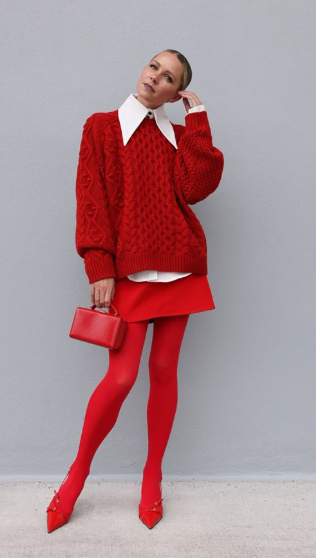
#> input picture temp_uploaded_image.jpg, 316 x 558 px
$ python -i image_processing.py   (imports and definitions only)
#> lines starting #> are read from the running program, lines starting #| are printed output that depends on the picture
import os
import cv2
import numpy as np
from PIL import Image
from rembg import remove
import pandas as pd
from sklearn.cluster import KMeans
import matplotlib.pyplot as plt

# Load the CSV file containing the reference colors
# The CSV is read without a header, so we define the column names manually
CSV_PATH = "data/colors.csv"
# [1 line that did not run here, left out]

# Convert the RGB values from the CSV to a NumPy array for fast comparison
# [1 line that did not run here, left out]
# [1 line that did not run here, left out]

# [29 lines left out: function remove_background, not called in this run]

def remove_faces(image_path, output_folder="processed_images"):
    """
    Detects faces in the image and makes them transparent.

    Parameters:
        image_path (str): Path to the image.
        output_folder (str): Folder where the processed image will be saved.

    Returns:
        str: The path to the processed image with faces removed.
    """
#> called with image_path = '../temp_uploaded_image.jpg', output_folder = 'processed_images'
    # Create the output folder if it doesn't exist
    if not os.path.exists(output_folder):
        os.makedirs(output_folder)

    # Read the image with OpenCV, preserving any alpha channel
    image_cv = cv2.imread(image_path, cv2.IMREAD_UNCHANGED)
#> image_cv is the input picture: shape (558, 316, 4); mean B, G, R, A 147.5, 141.7, 172.7, 255
    if image_cv is None:
        raise FileNotFoundError(f"Image not found: {image_path}")

    # If the image does not have an alpha channel, add one
    if image_cv.shape[2] == 3:
        b, g, r = cv2.split(image_cv)
        alpha = np.ones(b.shape, dtype=b.dtype) * 255  # Create a full-opacity alpha channel
        image_cv = cv2.merge((b, g, r, alpha))

    # Convert the image to grayscale for face detection
    gray = cv2.cvtColor(image_cv[:, :, :3], cv2.COLOR_BGR2GRAY)
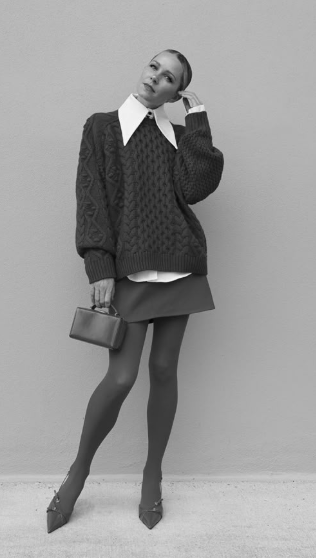
#> gray: shape (558, 316); min 3, max 247, mean 151.6

    # Load the Haar cascade classifier for face detection
    face_cascade = cv2.CascadeClassifier(cv2.data.haarcascades + "haarcascade_frontalface_default.xml")

    # Detect faces in the image
    faces = face_cascade.detectMultiScale(gray, scaleFactor=1.3, minNeighbors=5, minSize=(30, 30))
#> faces = ()

    # For each detected face, set the alpha channel to 0 (fully transparent)
    for (x, y, w, h) in faces:
        image_cv[y:y+h, x:x+w, 3] = 0
#> this loop made 0 passes

    # Build the output file path
    image_name = os.path.splitext(os.path.basename(image_path))[0]
    processed_face_path = os.path.join(output_folder, f"{image_name}_no_faces.png")

    # Save the processed image
    cv2.imwrite(processed_face_path, image_cv)

    return processed_face_path

# [113 lines left out: functions get_color_name, extract_top_colors, dominant_colors_to_tags, process_image, not called in this run]

>>> result = remove_faces('../temp_uploaded_image.jpg')
